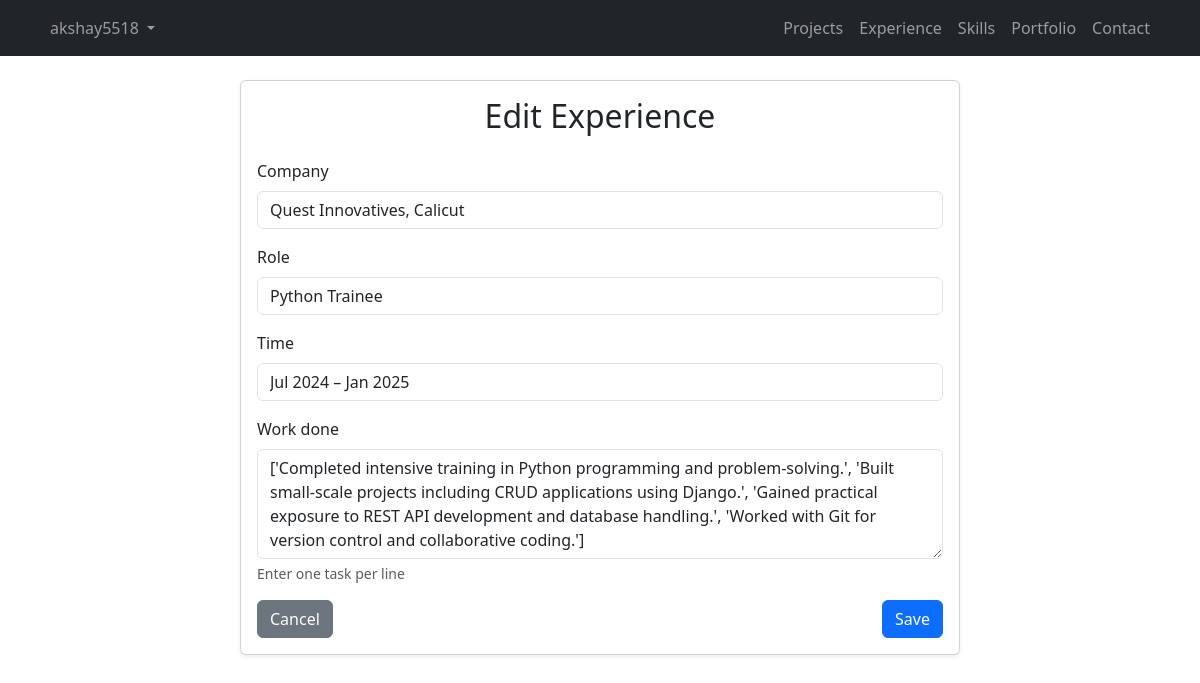
Screenshot of /experience/2/edit/ (signed in) with the database file from the repository.
### Portfolio_App/models.py (models this page shows, shortened)
class Experience(models.Model):
    company = models.CharField(max_length=200)
    role = models.CharField(max_length=200)
    time = models.CharField(max_length=100)
    work_done = models.JSONField()

### Portfolio_Admin_App/views.py (the view)
# urls.py: path('experience/<int:pk>/edit/', experience_edit, name='experience_edit'),
@login_required(login_url='login')
def experience_edit(request, pk):
    exp = get_object_or_404(Experience, pk=pk)
    if request.method == 'POST':
        form = ExperienceForm(request.POST, instance=exp)
        if form.is_valid():
            form.save()
            return redirect('experience')
    else:
        form = ExperienceForm(instance=exp)
    return render(request, 'experience_form.html', {'form': form, 'title': 'Edit Experience'})

### Portfolio_Admin_App/forms.py (shortened to what this page needs)
class ExperienceForm(forms.ModelForm):
    work_done = forms.CharField(
        widget=forms.Textarea(attrs={"class": "form-control", "rows": 4}),
        help_text="Enter one task per line"
    )
    class Meta:
        model = Experience
        fields = ['company', 'role', 'time', 'work_done']
    def __init__(self, *args, **kwargs):
        super().__init__(*args, **kwargs)
        for field_name, field in self.fields.items():
            if field_name != 'work_done':  # work_done already styled above
                field.widget.attrs['class'] = 'form-control'
        if self.instance and isinstance(self.instance.work_done, dict):
            tasks = self.instance.work_done.get("tasks", [])
            self.initial['work_done'] = "\n".join(tasks)

### Portfolio_Admin_App/templates/experience_form.html (shortened to what this page needs)
{% extends "base.html" %}
{% block content %}
<div class="container">
    <div class="row justify-content-center">
        <div class="col-md-8">
            <div class="card shadow-sm">
                <div class="card-body">
                    <h2 class="mb-4 text-center">{{ title }}</h2>
                    <form method="post">
                        {% for field in form %}
                            <div class="mb-3">
                                <label class="form-label">{{ field.label }}</label>
                                {{ field }}
                                {% if field.help_text %}
                                    <div class="form-text">{{ field.help_text }}</div>
                                {% endif %}
                            </div>
                        {% endfor %}
                        <div class="d-flex justify-content-between">
                            <a href="{% url 'experience' %}" class="btn btn-secondary">Cancel</a>
                            <button type="submit" class="btn btn-primary">Save</button>
                        </div>
                    </form>
                </div>
            </div>
        </div>
    </div>
</div>
{% endblock %}

### Portfolio_Admin_App/templates/base.html (shortened to what this page needs)
<!DOCTYPE html>
<html lang="en">
<head>
    <link rel="stylesheet" href="https://cdn.jsdelivr.net/npm/bootstrap@5.3.2/dist/css/bootstrap.min.css">
</head>
<body>
    <nav class="navbar navbar-expand-lg navbar-dark bg-dark">
        <div class="container">
            {% if request.user.is_authenticated %}
            <ul class="navbar-nav me-auto">
                <li class="nav-item dropdown">
                    <a class="nav-link dropdown-toggle" href="#" id="userDropdown" role="button"
                       data-bs-toggle="dropdown" aria-expanded="false">
                        {{ request.user.username }}
                    </a>
                </li>
            </ul>
            {% else %}
            <a class="navbar-brand" href="#">AdminApp</a>
            {% endif %}
            {% if request.user.is_authenticated %}
            <ul class="navbar-nav ms-auto">
                <li class="nav-item"><a class="nav-link" href="{% url 'projects' %}">Projects</a></li>
                <li class="nav-item"><a class="nav-link" href="{% url 'experience' %}">Experience</a></li>
                <li class="nav-item"><a class="nav-link" href="{% url 'skills' %}">Skills</a></li>
                <li class="nav-item"><a class="nav-link" href="{% url 'portfolio' %}">Portfolio</a></li>
                <li class="nav-item"><a class="nav-link" href="{% url 'contact' %}">Contact</a></li>
            </ul>
            {% endif %}
        </div>
    </nav>
    <div class="container mt-4">
        {% block content %}
        {% endblock %}
    </div>
</body>
</html>

### rows the page displays
Experience: form "Quest Innovatives, Calicut" "Python Trainee" "Jul 2024 – Jan 2025" "['Completed intensive training in Python programming and problem-solving.', 'Built small-scale projects including CRUD applications using Django.', 'Gained practical exposure to REST API development and database handling.', 'Worked with Git for version control and collaborative coding.']"

### other values shown
{{ request.user.username }} "akshay5518"
{{ title }} "Edit Experience"
{{ field.label }} "Company" "Role" "Time" "Work done"
{{ field.help_text }} "Enter one task per line"
